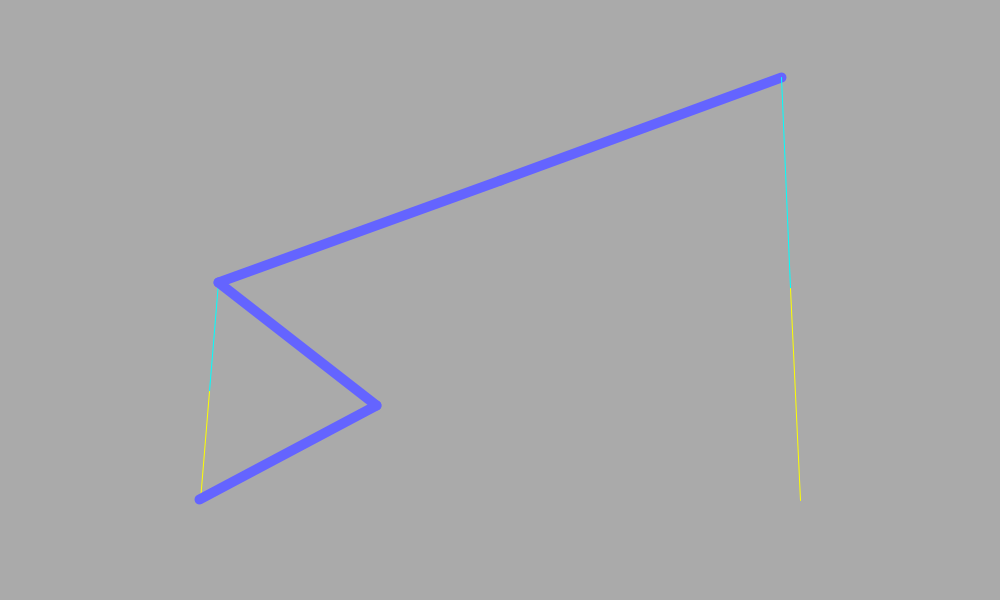
Frame 1 (no input)
Frame 60 (the mouse pressed at the canvas centre just before this capture): identical to frame 1, image omitted
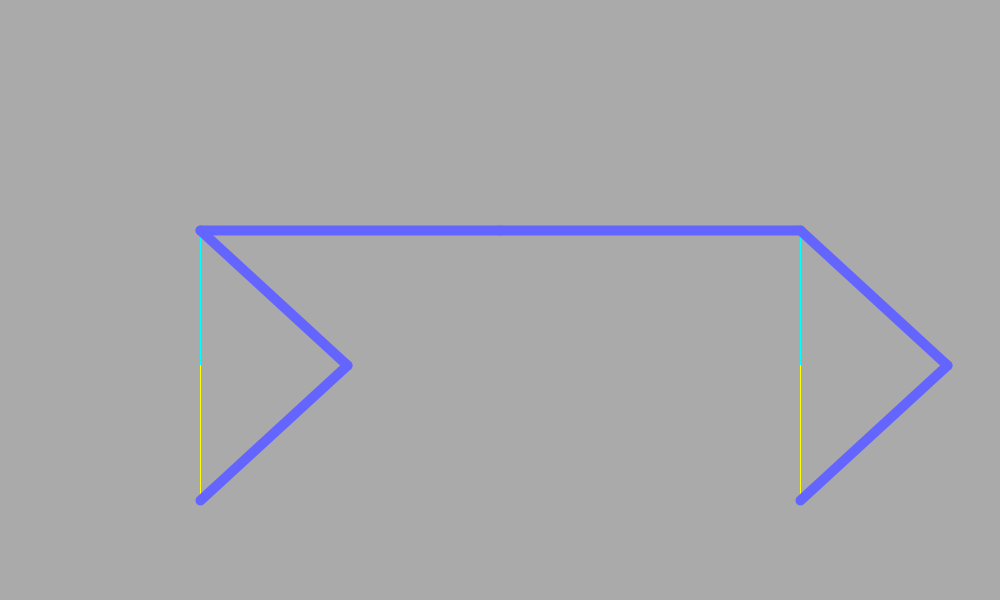
Frame 120 (the mouse held since frame 60 and released just before this capture)

The Processing sketch that drew these frames (run headless with seeded random() and noise(); from frame 60 on, the mouse is pressed at the canvas centre):

// Processing sketch: kinematicsv5
// ── kinematicsv5.pde

float  root_x = width/2;
float root_y = height/2;

float rootpos[] = {500,200};
float f_Hippos[]={0,0};
float r_Hippos[]={0,0};

float h ;

float Angle_Offset = 90;

void setup(){
  
  size(1000,600);

}


void draw(){

  background(170);
  
  h = map(mouseY, 0, height, -20,80);
  
  // Calculate Positions
  float HX = 300 * cos(radians(map(mouseX,0,width,-20,20)));
  float HY = 300 * sin(radians(map(mouseX,0,width,-20,20)));
  
  // Update Knee pos
  
  f_Hippos[0] = rootpos[0]+ HX;
  f_Hippos[1] = rootpos[1]+h + HY;

  r_Hippos[0] = rootpos[0]-HX;
  r_Hippos[1] = rootpos[1]+h - HY;
  strokeWeight(10);
  stroke(100,100,255);
  line(rootpos[0],rootpos[1]+h,f_Hippos[0],f_Hippos[1]);
  line(rootpos[0],rootpos[1]+h,r_Hippos[0],r_Hippos[1]);
  
  
  draw_limb(r_Hippos[0],r_Hippos[1],width/2-300,500);
  draw_limb(f_Hippos[0],f_Hippos[1],width/2+300,500);
  
  println();
 // draw_limb(360,100,160,400);

}

















void draw_limb(float X1, float Y1, float X2, float Y2){

  
  float J0[] = { 350, 100};
float J1[] = { 0, 0};
float J2[] = { 0, 0};
float J3[] = { 0, 0};


float Hlen = 200;
float Slen = 200; 

float Hlen_adj;
float Slen_adj;

  // Target Input
  J0[0] = X1;
  J0[1] = Y1;
  
  Hlen_adj = (Hlen/(Hlen + Slen));
  Slen_adj = (Slen/(Hlen + Slen));
  
  J2[0] = X2;//J0[0];//
  J2[1] = Y2;

  J3 = J2;  
  // Pythagros Solve
  
  float DX = J2[0] - J0[0];
  float DY = J2[1] - J0[1];
  
  float JointLen = sqrt(sq(DX) + sq(DY));
  
  // Target Angle Solve 
  
  float JointAng = degrees(acos((DX)/JointLen));
  
  // Draw Target Line
  strokeWeight(1);
  stroke(0, 255,255);
  line(J0[0],J0[1],J0[0]+(DX*Hlen_adj),J0[1]+(DY*Hlen_adj));
  stroke(255, 255,0);
  line(J0[0]+(DX*Hlen_adj),J0[1]+(DY*Hlen_adj),J3[0],J3[1]);
  
  // Hip Algle Calculations 
  
  float Hip_angle = JointAng - degrees(acos((JointLen*Hlen_adj)/Hlen)) ;

  print(" HA: ");
  print(Hip_angle);
  

  // Calculate Positions
  float HX = Hlen * cos(radians(Hip_angle));
  float HY = Hlen * sin(radians(Hip_angle));
  
  // Update Knee pos
  
  J1[0] = J0[0]+HX;
  J1[1] = J0[1]+HY;
  
  // Draw Thigh 
  strokeWeight(10);
  stroke(100,100,255);
  line(J0[0],J0[1],J1[0],J1[1]);
  
  

  // Shin Algle Calculations 
  
  float Knee_angle = JointAng  + degrees(acos((JointLen*Slen_adj)/Slen));//+ (90- Hip_angle);
  print(" KA: ");
  print(Knee_angle);
//println(JointLen);
  // Calculate Positions
  
  float SX = Slen * cos(radians(Knee_angle));
  float SY = Slen * sin(radians(Knee_angle));
  
  // Update Foot Pos
  
  J2[0] = J1[0] + SX;
  J2[1] = J1[1] + SY;
  
  // Draw Shin 
  
  stroke(100,100,255);
  line(J1[0],J1[1],J2[0],J2[1]);
  
}
